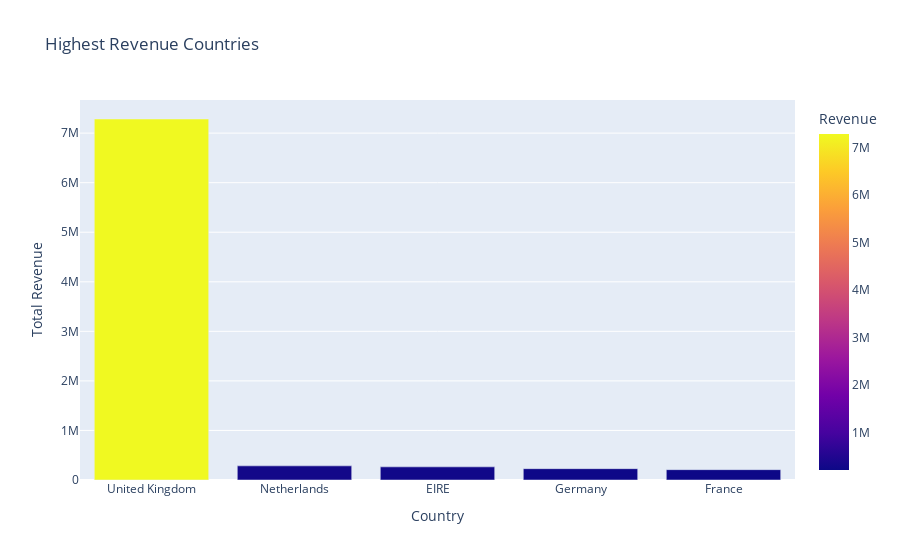

The notebook cell saved with this chart:
### Code cell
# Group by country and calculate total revenue
highest_revenue_countries = df.groupby(['Country'])['Revenue'].sum().reset_index()
highest_revenue_countries = highest_revenue_countries.sort_values(by=["Revenue"], ascending=False)

# Plotly bar plot
fig = px.bar(highest_revenue_countries.head(5), x='Country', y='Revenue', color='Revenue', title="Highest Revenue Countries")
fig.update_xaxes(title="Country")
fig.update_yaxes(title="Total Revenue")
fig.show()

### Figure 1 — Plotly figure (JSON) as saved in the notebook; plotly's stock layout.template omitted (floating-point values rounded to 4 significant figures)
{"data": [{"alignmentgroup": "True", "hovertemplate": "Country=%{x}<br>Revenue=%{marker.color}<extra></extra>", "legendgroup": "", "marker": {"color": [7285000.0, 285400.0, 265300.0, 228700.0, 208900.0], "coloraxis": "coloraxis", "pattern": {"shape": ""}}, "name": "", "offsetgroup": "", "orientation": "v", "showlegend": false, "textposition": "auto", "x": ["United Kingdom", "Netherlands", "EIRE", "Germany", "France"], "xaxis": "x", "y": [7285000.0, 285400.0, 265300.0, 228700.0, 208900.0], "yaxis": "y", "type": "bar"}], "layout": {"xaxis": {"anchor": "y", "domain": [0, 1], "title": {"text": "Country"}, "type": "category", "range": [-0.5, 4.5], "autorange": true}, "yaxis": {"anchor": "x", "domain": [0, 1], "title": {"text": "Total Revenue"}, "type": "linear", "range": [0, 7668000.0], "autorange": true}, "coloraxis": {"colorbar": {"title": {"text": "Revenue"}}, "colorscale": [[0, "#0d0887"], [0.1111, "#46039f"], [0.2222, "#7201a8"], [0.3333, "#9c179e"], [0.4444, "#bd3786"], [0.5556, "#d8576b"], [0.6667, "#ed7953"], [0.7778, "#fb9f3a"], [0.8889, "#fdca26"], [1, "#f0f921"]]}, "legend": {"tracegroupgap": 0}, "title": {"text": "Highest Revenue Countries"}, "barmode": "relative", "autosize": true}}
